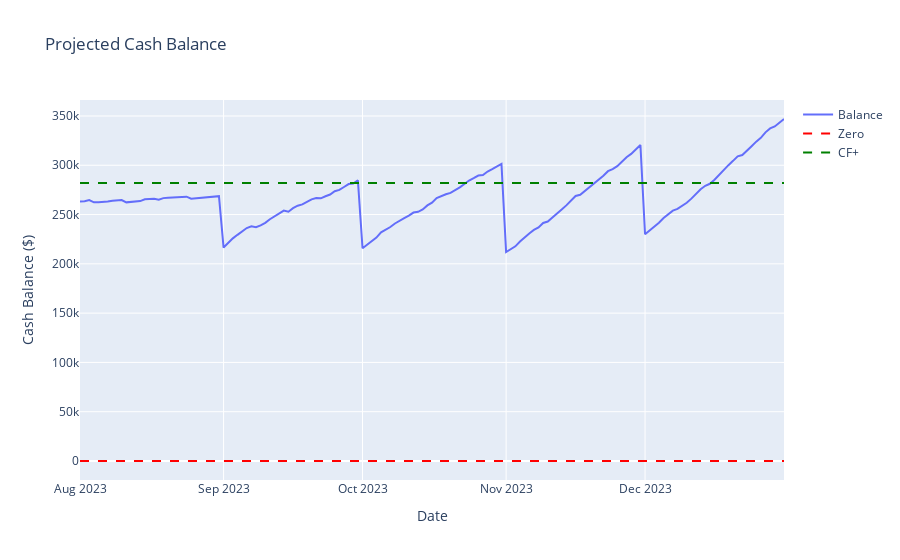

The notebook cell saved with this chart:
### Markdown cell above
Below you can see the projected cash balance over the next 2Q.

### Code cell
# Plot cash balance
balance_fig = go.Figure(data=go.Scatter(x=projected_cash_flows['date'], y=projected_cash_flows['cash_balance'], name='Balance'))
balance_fig.add_trace(go.Scatter(x=projected_cash_flows['date'], y=[0]*len(projected_cash_flows['date']), mode='lines', name='Zero', line=dict(color='red', dash='dash')))
balance_fig.add_trace(go.Scatter(x=projected_cash_flows['date'], y=[STARTING_CASH]*len(projected_cash_flows['date']), mode='lines', name='CF+', line=dict(color='green', dash='dash')))
balance_fig.update_layout(title='Projected Cash Balance', xaxis_title='Date', yaxis_title='Cash Balance ($)')
balance_fig.show()

### Figure 1 — Plotly figure (JSON) as saved in the notebook; plotly's stock layout.template omitted (floating-point values rounded to 4 significant figures; data arrays with more than 128 entries replaced by an {"elided": "..."} marker saying what was removed)
{"data": [{"name": "Balance", "type": "scatter", "x": {"elided": "153 str values"}, "y": {"elided": "153 float values"}}, {"line": {"color": "red", "dash": "dash"}, "mode": "lines", "name": "Zero", "type": "scatter", "x": {"elided": "153 str values"}, "y": {"elided": "153 int values"}}, {"line": {"color": "green", "dash": "dash"}, "mode": "lines", "name": "CF+", "type": "scatter", "x": {"elided": "153 str values"}, "y": {"elided": "153 int values"}}], "layout": {"title": {"text": "Projected Cash Balance"}, "xaxis": {"title": {"text": "Date"}}, "yaxis": {"title": {"text": "Cash Balance ($)"}}}}
